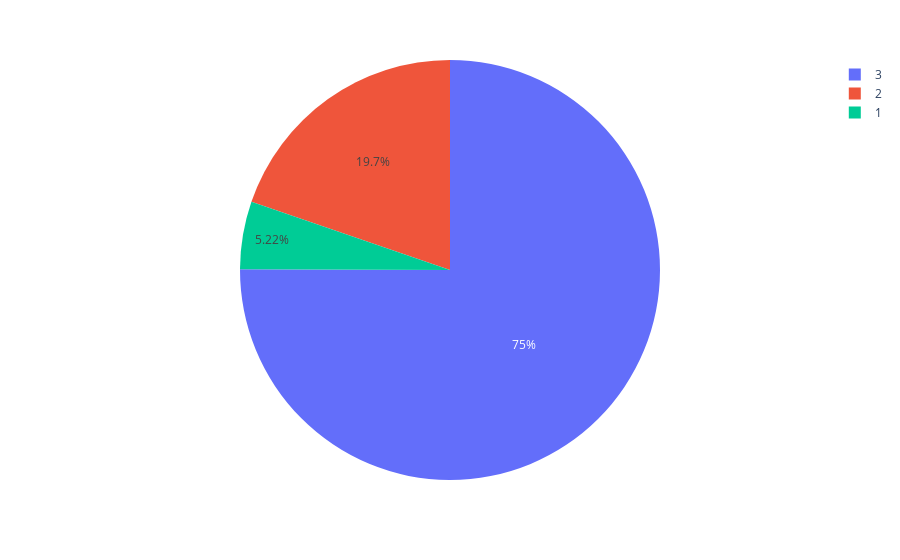

Write notebook code for a chart like this one.
### Markdown cell above
<div style="background-color:white; padding: 20px; border-radius: 10px;font-size:25px;font-weight:10px">
  <h1 style="color: #333;"><strong>PAYMENT TIER AND RATIO</strong></h1>
</div>

### Code cell
tier=df["PaymentTier"].value_counts().reset_index()
px.pie(data_frame=tier,names="PaymentTier",values='count')

### Figure 1 — Plotly figure (JSON) as saved in the notebook; plotly's stock layout.template omitted (floating-point values rounded to 4 significant figures)
{"data": [{"domain": {"x": [0, 1], "y": [0, 1]}, "hovertemplate": "PaymentTier=%{label}<br>count=%{value}<extra></extra>", "labels": [3, 2, 1], "legendgroup": "", "name": "", "showlegend": true, "type": "pie", "values": [3492, 918, 243]}], "layout": {"legend": {"tracegroupgap": 0}, "margin": {"t": 60}}}
